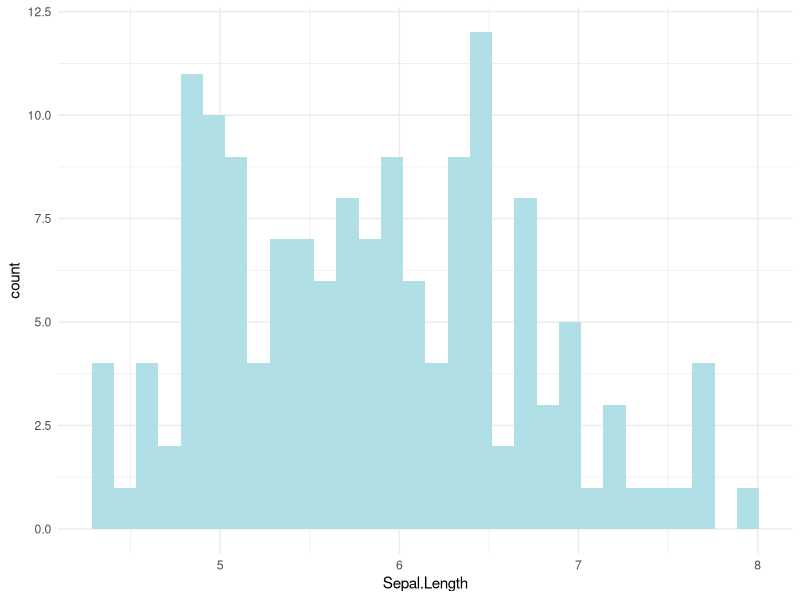

R code for this plot:
## ---- chunk 1
knitr::opts_chunk$set(echo = TRUE)
library(tidyverse)
## ---- chunk 2
col <- colors()
colors()
## ---- chunk 3
ggplot(iris, aes(x=Sepal.Length)) +
  geom_histogram(fill=col[546]) +
  theme_minimal()
#test commit
